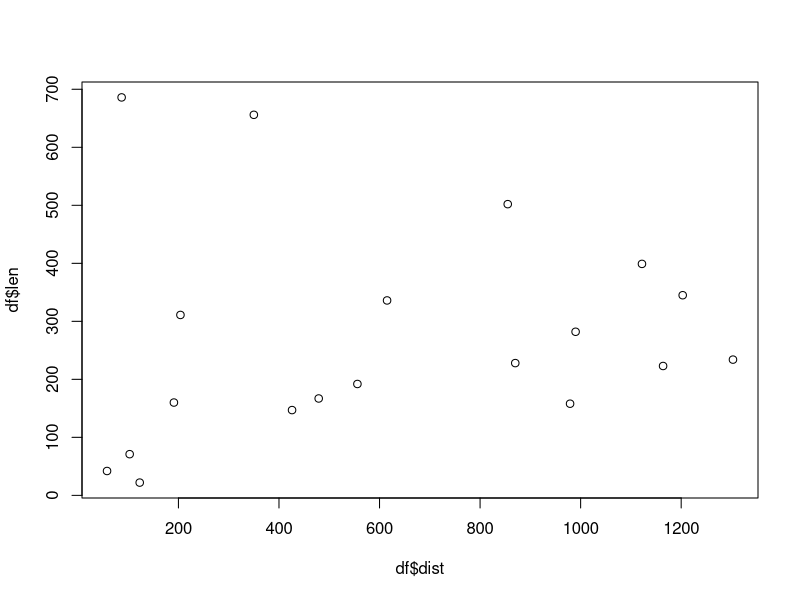
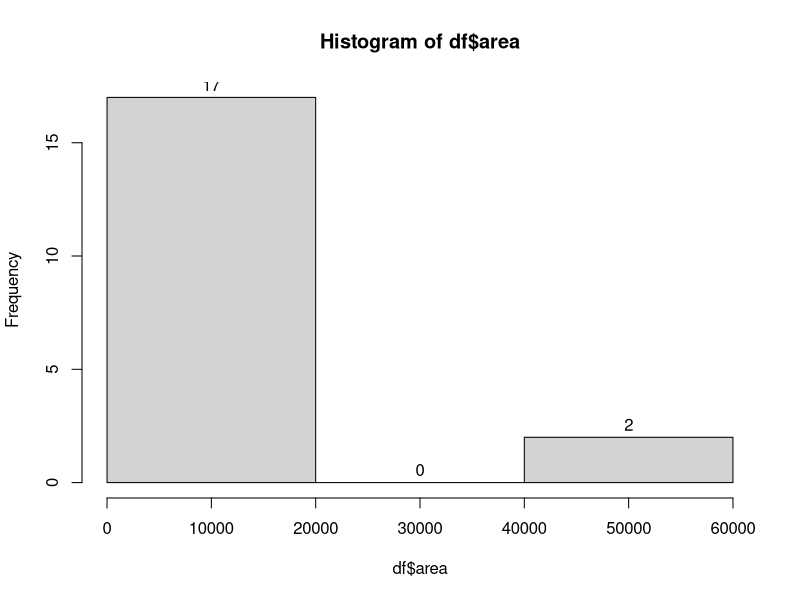
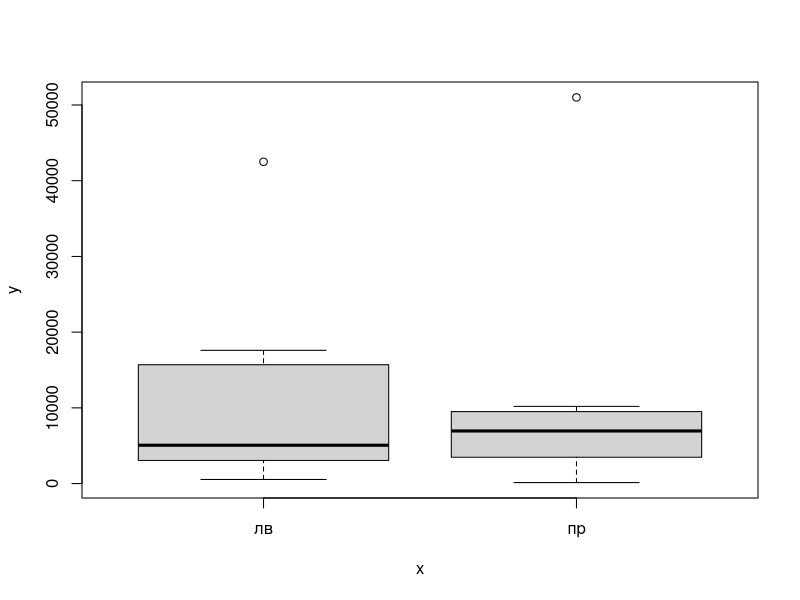
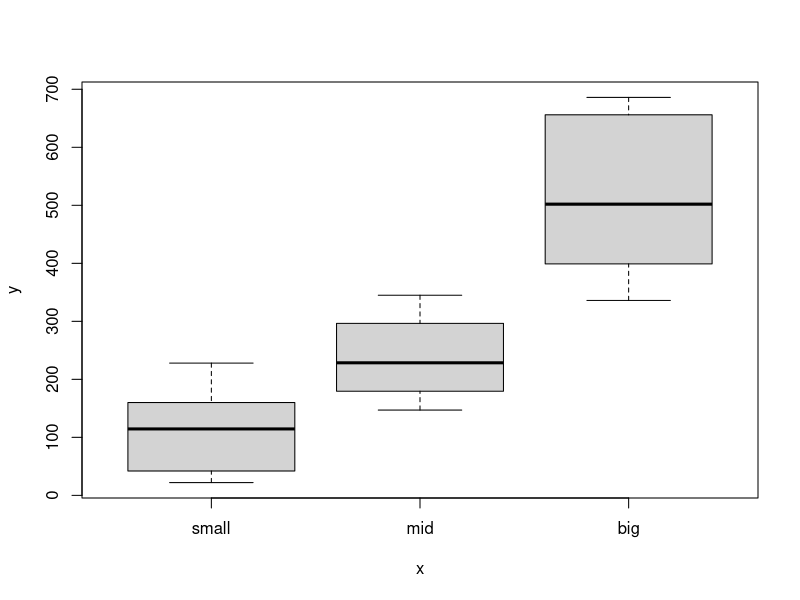
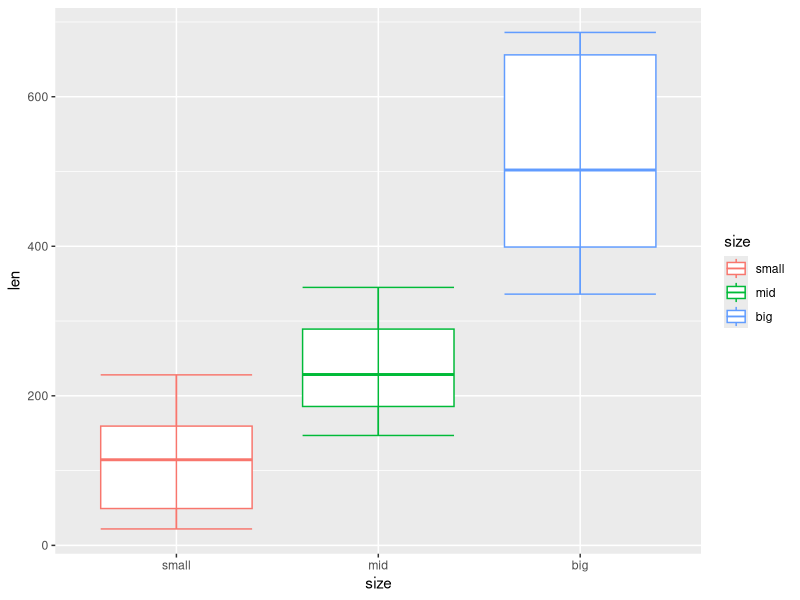
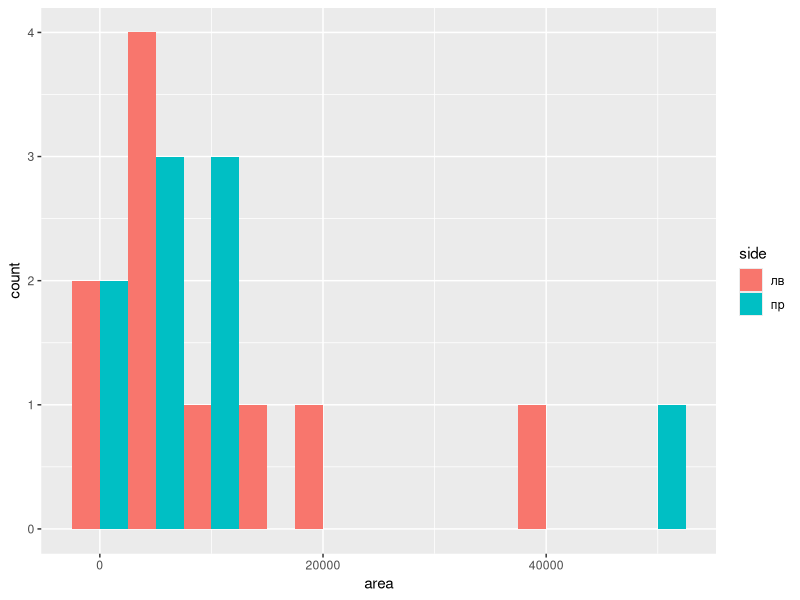
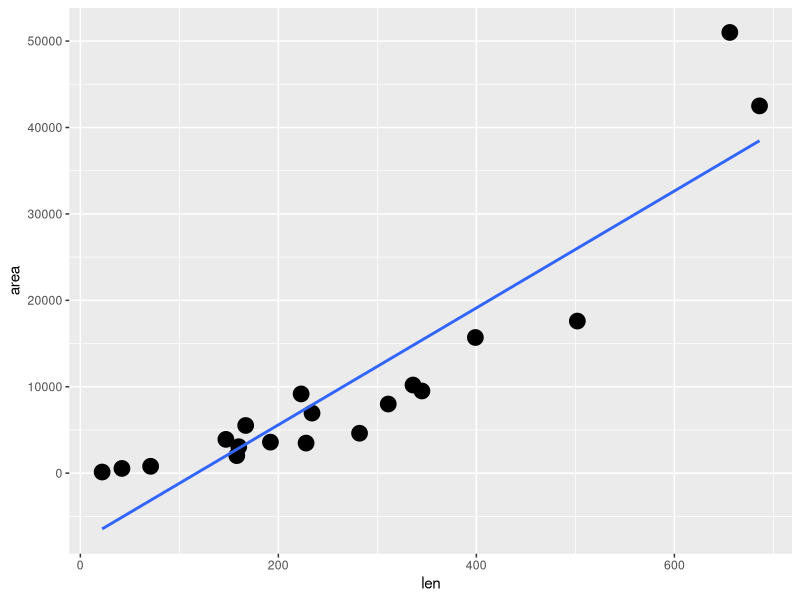
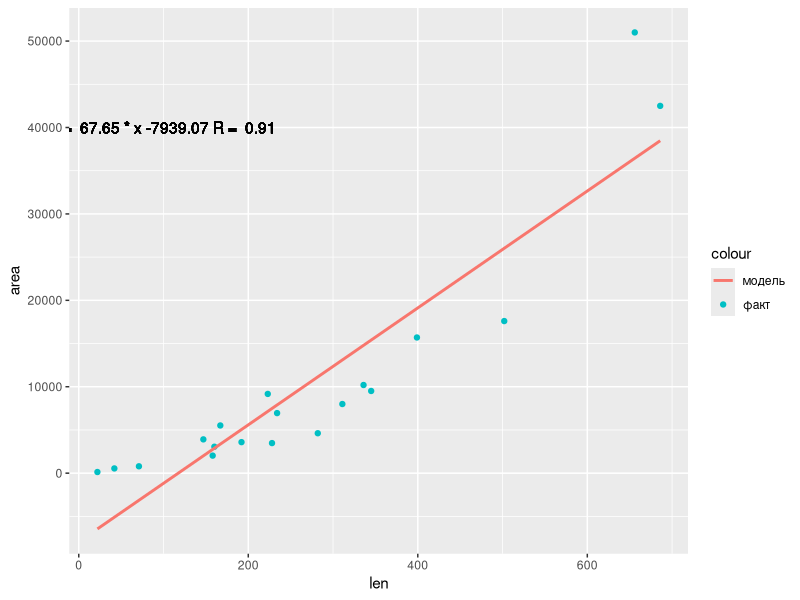

Reproduce these figures in R, in order.
library(readxl)
library(tidyverse)
library(writexl)

setwd('C:/Users/gorba/DataSciense/R_geographic/R_HydroPredictions')
df = read_excel('oka.xlsx')
summary(df)

df = na.omit(df) # удаляет все строки с пустыми значениями 

plot(x = df$dist, y = df$len)
hist(df$area, labels = T, breaks = 3)

df$side = factor(df$side) 
levels(df$side)
plot(x = df$side, y = df$area)
# разделение имеющихся данных по каким либо признакам
df$size = cut(df$area, labels = c('small', 'mid', 'big'), 
              breaks = c(0, 3500, 10000, 100000))
plot(x = df$size, y = df$len)

library(ggplot2)
#1
ggplot(df, aes(x = size, y = len, col = size)) + 
  geom_boxplot() + stat_boxplot(geom = 'errorbar')
#2
ggplot(df, aes(x = area, fill = side)) + geom_histogram(binwidth =  5000, position = 'dodge')
#3
ggplot(df, aes(x = len, y = area))+ geom_point(size = 5) + 
  geom_smooth(method = 'lm', formula = y ~ x, se = F)

area_model = lm(data = df, formula = area ~ len)
df$pred_area = predict(area_model)

coef_a = as.character(round(coef(area_model)[2],2))
coef_b = as.character(round(coef(area_model)[1],2))
cor_coef = as.character(round(cor(df$area, df$pred_area), 2))

model_text = paste('y = ', coef_a, '* x', coef_b, "R = ", cor_coef)
model_text

p = ggplot(df, aes(x = len)) + geom_point(aes(y = area, col = 'факт')) + 
  geom_line(aes(y = pred_area, col = 'модель'), size = 1) +
  geom_text(aes(x =100, y = 40000, label = model_text))
ggsave(plot = p, filename = 'linear_model.png', device = 'png', width = 10, height = 8,
       units = 'in', dpi = 300)

# cor(df$area, df$pred_area)
# coef(area_model)[2]
# coef(area_model)[1]
